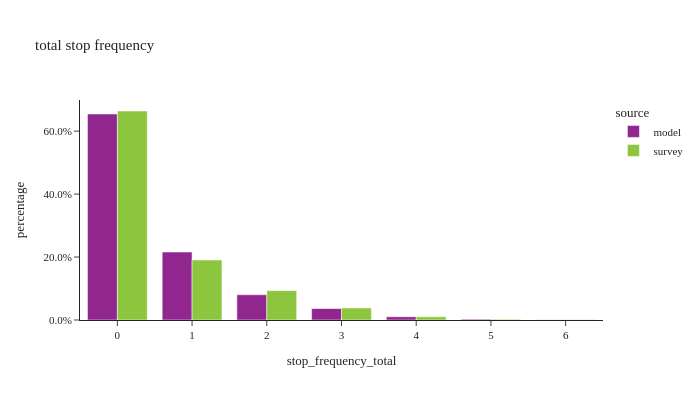

Write notebook code for a chart like this one.
### Code cell
util.plot_share_barchart(tour_data, 'tour_weight', 'stop_frequency_total', title="total stop frequency")

### Figure 1 — Plotly figure (JSON) as saved in the notebook; plotly's stock layout.template omitted (floating-point values rounded to 4 significant figures)
{"data": [{"alignmentgroup": "True", "customdata": [[3578758], [1180816], [438741], [198876], [55921], [13300], [2379]], "hovertemplate": "source=model<br>stop_frequency_total=%{x}<br>percentage=%{y}<br>sample_size=%{customdata[0]}<extra></extra>", "legendgroup": "model", "marker": {"color": "#91268F", "pattern": {"shape": ""}}, "name": "model", "offsetgroup": "model", "orientation": "v", "showlegend": true, "textposition": "auto", "type": "bar", "x": [0, 1, 2, 3, 4, 5, 6], "xaxis": "x", "y": [0.6544, 0.2159, 0.08023, 0.03637, 0.01023, 0.002432, 0.000435], "yaxis": "y"}, {"alignmentgroup": "True", "customdata": [[4119], [1182], [580], [238], [64], [15], [6]], "hovertemplate": "source=survey<br>stop_frequency_total=%{x}<br>percentage=%{y}<br>sample_size=%{customdata[0]}<extra></extra>", "legendgroup": "survey", "marker": {"color": "#8CC63E", "pattern": {"shape": ""}}, "name": "survey", "offsetgroup": "survey", "orientation": "v", "showlegend": true, "textposition": "auto", "type": "bar", "x": [0, 1, 2, 3, 4, 5, 6], "xaxis": "x", "y": [0.6639, 0.1905, 0.09349, 0.03836, 0.01032, 0.002418, 0.0009671], "yaxis": "y"}], "layout": {"barmode": "group", "height": 400, "legend": {"title": {"text": "source"}, "tracegroupgap": 0}, "title": {"text": "total stop frequency"}, "width": 700, "xaxis": {"anchor": "y", "domain": [0.0, 1.0], "title": {"text": "stop_frequency_total"}}, "yaxis": {"anchor": "x", "domain": [0.0, 1.0], "tickformat": ".1%", "title": {"text": "percentage"}}}}
